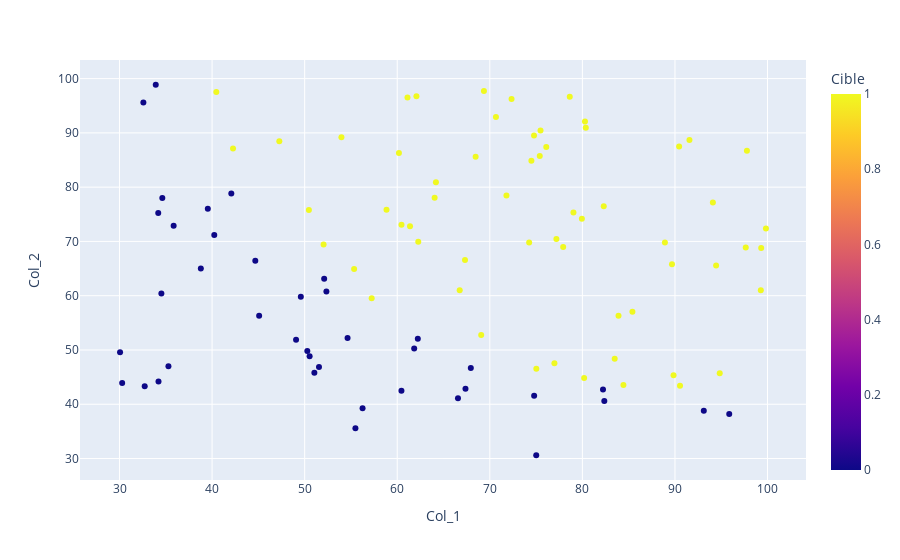

Notebook code cell kept with this figure:
### Code cell
px.scatter(df, x="Col_1", y="Col_2", color="Cible")
